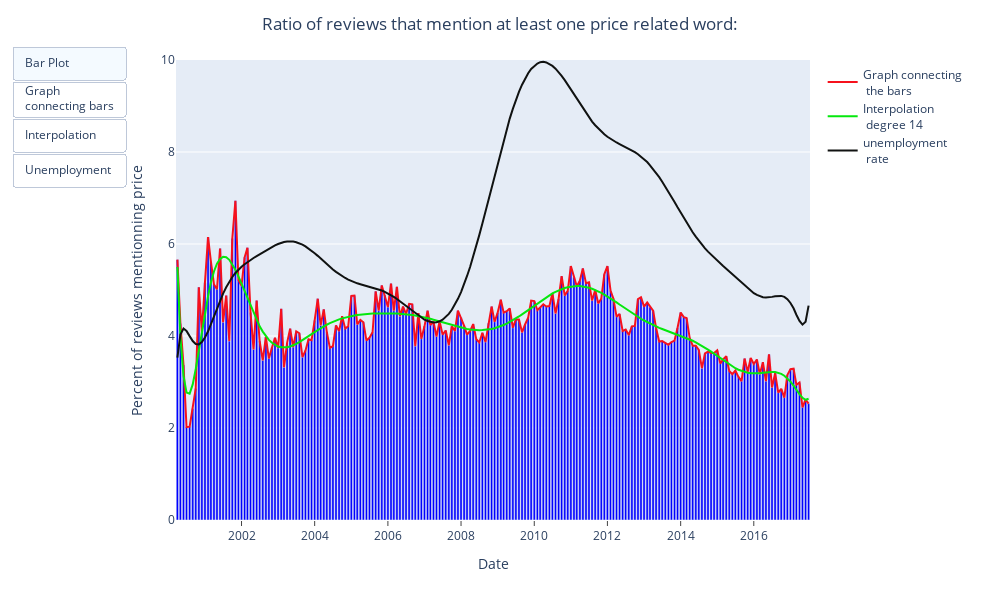

Notebook cell for this chart:
### Code cell
fig_1d = go.Figure(fig_1a)
fig_1d.add_trace(go.Scatter(
    x=df_ratio_MS['month_year'],
    y=df_ratio_MS['interpolate_unemployment'],
    name="unemployment <br> rate",
    line=dict(color="#101211"),
))
fig_1d.update_layout(
    autosize=False,
    width=1000,
    height=600,)
fig_1d.update_yaxes(
    range =[0,10],
)

fig_1d.update_layout(
    updatemenus=[
        dict(
            type="buttons",
            #If buttons are arranged on top or beside
            direction="down",
            #set positions
            x=-0.08,
            y= 1.03,
            buttons=list([
                dict(
                    label="Bar Plot",
                    method="restyle",
                    visible=True,
                    args=[{'visible':False}, [0]],
                    args2=[{"visible": True}, [0]],
                ),
                    
                dict(label="Graph <br>connecting bars",
                    method="restyle",
                    visible=True,
                    args=[{"visible": False}, [1]],
                    args2=[{"visible": True}, [1]],
                ),
                dict(label="Interpolation",
                    method="restyle",
                    visible=True,
                    args=[{"visible": False}, [2]],
                    args2=[{"visible": True}, [2]],
                ),
                dict(label="Unemployment",
                    method="restyle",
                    visible=True,
                    args=[{"visible": False}, [3]],
                    args2=[{"visible": True}, [3]],
                ),
            ]),
        )
    ])

fig_1d.show()

### Figure 1 — Plotly figure (JSON) as saved in the notebook; plotly's stock layout.template omitted (floating-point values rounded to 4 significant figures; data arrays with more than 128 entries replaced by an {"elided": "..."} marker saying what was removed)
{"data": [{"alignmentgroup": "True", "hovertemplate": "month_year=%{x}<br>ratio=%{y}<extra></extra>", "legendgroup": "", "marker": {"color": "blue", "pattern": {"shape": ""}}, "name": "", "offsetgroup": "", "orientation": "v", "showlegend": false, "textposition": "auto", "type": "bar", "x": {"elided": "208 str values"}, "xaxis": "x", "y": {"elided": "208 float values"}, "yaxis": "y"}, {"line": {"color": "#f6111c"}, "name": "Graph connecting <br> the bars", "type": "scatter", "x": {"elided": "208 str values"}, "y": {"elided": "208 float values"}}, {"line": {"color": "#05e80d"}, "name": "Interpolation <br> degree 14", "type": "scatter", "x": {"elided": "208 str values"}, "y": {"elided": "208 float values"}}, {"line": {"color": "#101211"}, "name": "unemployment <br> rate", "type": "scatter", "x": {"elided": "208 str values"}, "y": {"elided": "208 float values"}}], "layout": {"autosize": false, "barmode": "relative", "height": 600, "legend": {"tracegroupgap": 0}, "margin": {"l": 30, "r": 190, "t": 60}, "paper_bgcolor": "rgba(0,0,0,0)", "title": {"text": "Ratio of reviews that mention at least one price related word:", "x": 0.5}, "updatemenus": [{"buttons": [{"args": [{"visible": false}, [0]], "args2": [{"visible": true}, [0]], "label": "Bar Plot", "method": "restyle", "visible": true}, {"args": [{"visible": false}, [1]], "args2": [{"visible": true}, [1]], "label": "Graph <br>connecting bars", "method": "restyle", "visible": true}, {"args": [{"visible": false}, [2]], "args2": [{"visible": true}, [2]], "label": "Interpolation", "method": "restyle", "visible": true}, {"args": [{"visible": false}, [3]], "args2": [{"visible": true}, [3]], "label": "Unemployment", "method": "restyle", "visible": true}], "direction": "down", "type": "buttons", "x": -0.08, "y": 1.03}], "width": 1000, "xaxis": {"anchor": "y", "domain": [0, 1], "ticks": "outside", "title": {"text": "Date"}}, "yaxis": {"anchor": "x", "domain": [0, 1], "range": [0, 10], "title": {"text": "Percent of reviews mentionning price"}}}}
